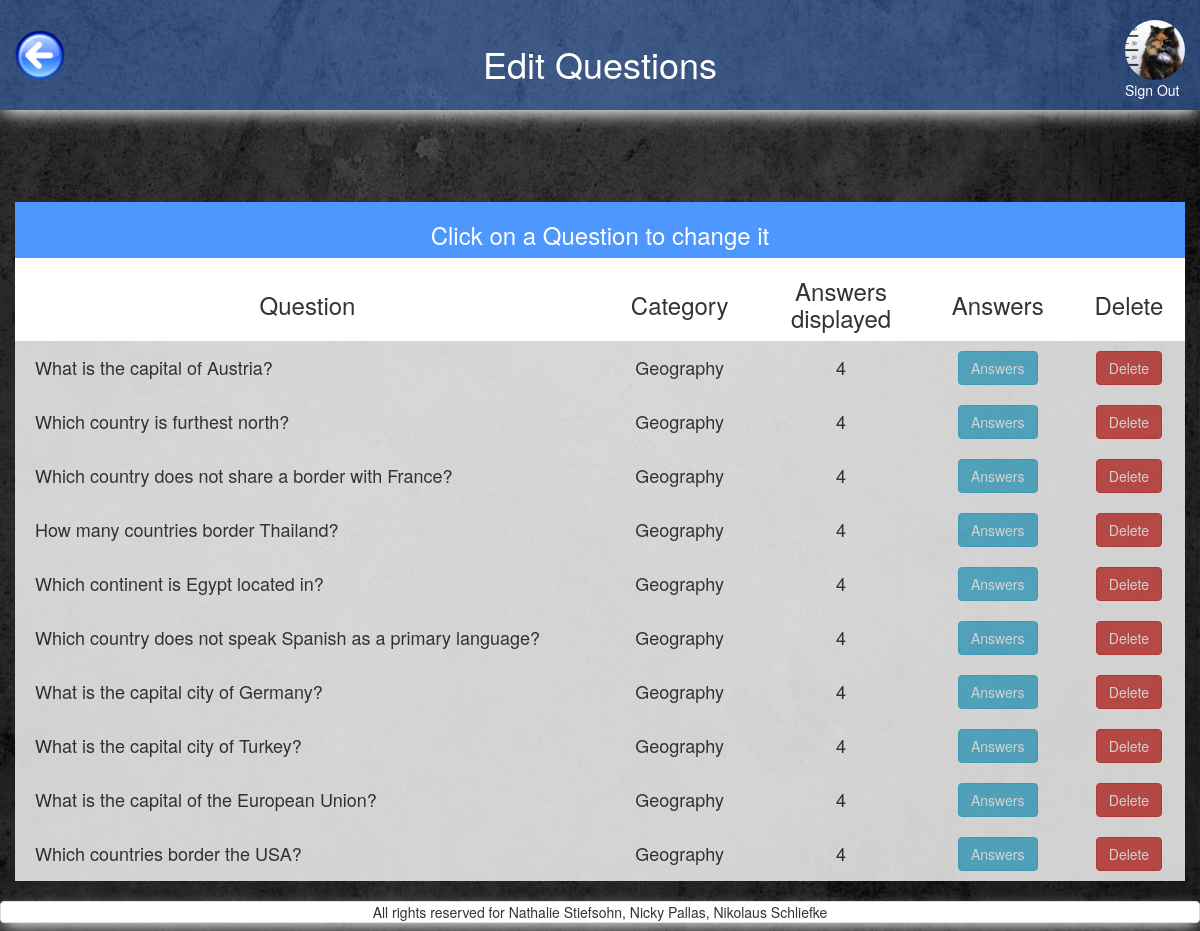
Before: /questions_of_category.php?category_selected=1 (signed in) with the older database file.
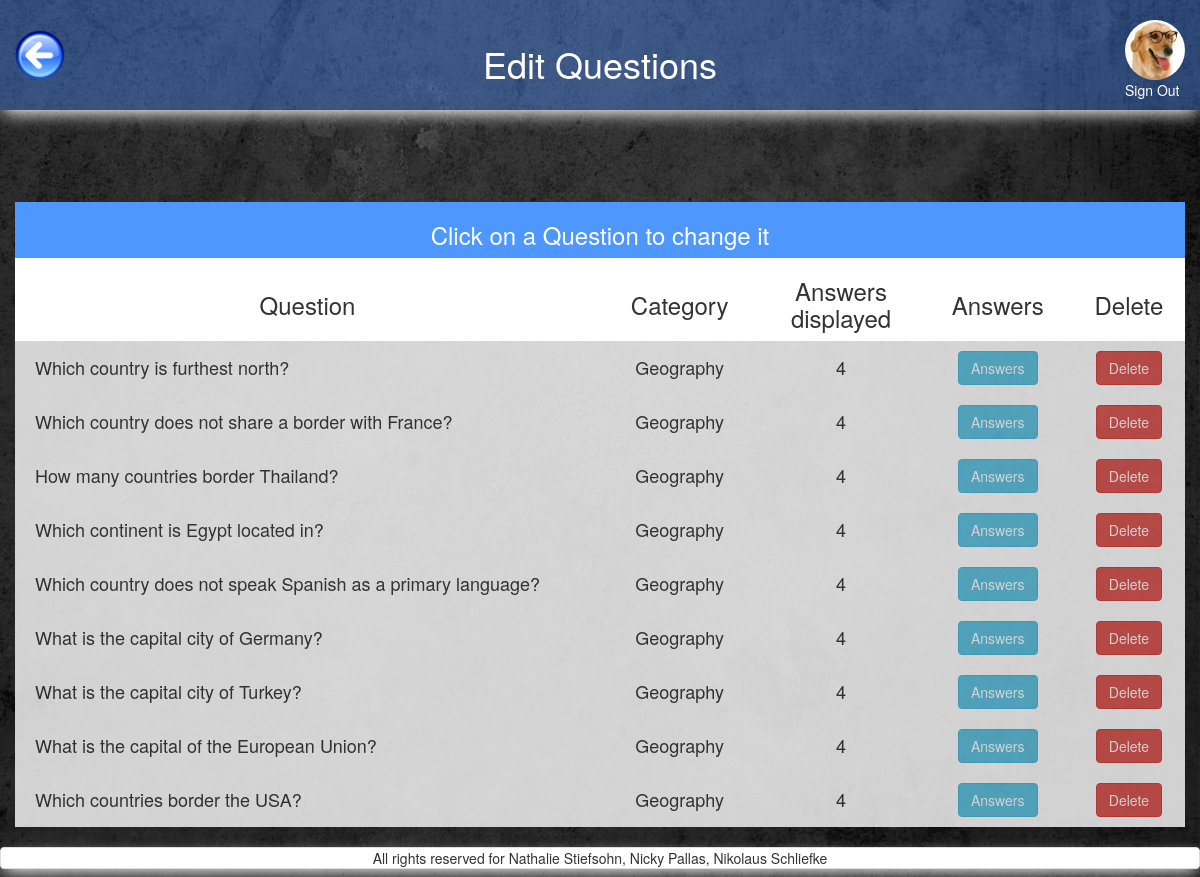
After: the same page with the newer database file.
### tables this page shows
CREATE TABLE `users` (
  `id` int(11) NOT NULL,
  `FK_avatars` int(11) NOT NULL,
  `nickname` varchar(255) NOT NULL,
  `email` varchar(255) NOT NULL,
  `password` varchar(255) NOT NULL,
  `first_name` varchar(255) NOT NULL,
  `family_name` varchar(255) NOT NULL,
  `date_of_birth` date NOT NULL DEFAULT '1993-07-30'
);

CREATE TABLE `avatars` (
  `id` int(11) NOT NULL,
  `location` varchar(255) NOT NULL
);

CREATE TABLE `questions` (
  `id` int(11) NOT NULL,
  `question` varchar(200) NOT NULL,
  `FK_categories` int(11) NOT NULL,
  `id_string` varchar(255) DEFAULT NULL,
  `answers_displayed` int(11) NOT NULL DEFAULT '4'
);

CREATE TABLE `categories` (
  `id` int(11) NOT NULL,
  `category` varchar(13) NOT NULL,
  `image` varchar(255) NOT NULL DEFAULT 'default.png',
  `amount_questions` int(11) NOT NULL DEFAULT '8',
  `tries` int(11) NOT NULL DEFAULT '5',
  `passed_at` decimal(3,2) NOT NULL DEFAULT '0.60'
);

### includes/start_session_admin.php (called while the page is built, shortened)
<?php
	require_once 'dbconnect.php';
$res=mysqli_query($con, "SELECT first_name, family_name, date_of_birth, nickname, users.id AS user_id, avatars.location AS avatar, avatars.id AS avatar_id, email FROM users
 	JOIN avatars ON users.FK_avatars=avatars.id
 	WHERE users.id=".$_SESSION['user']);
	 $userRow=mysqli_fetch_array($res);
	 $user_avatar = $userRow['avatar'];
?>

### query/questions_query.php (called while the page is built)
<?php
$query_all_questions = "
    SELECT
    	questions.id AS question_id,
        question,
        category,
        answers_displayed
    FROM `questions`
    JOIN  categories on categories.id = questions.fk_categories
    WHERE categories.id=".$category_id;
$res_all_questions = mysqli_query($con, $query_all_questions);
?>

### questions_of_category.php (the view, shortened to what this page needs)
<?php
require_once('includes/start_session_admin.php');
?>
<?php
	if(isset($_GET['category_selected'])){
		$category_id=$_GET['category_selected'];
	} else {
		header("Location: admin_all_questions.php");
	  	exit;
	}
 ?>
<!DOCTYPE html>
<html>
<head>
	<?php
require_once('includes/head_tag.php');
	?>
</head>
<body>
<div id="wrap">
  <div id="main" class="container-fluid clear-top">
	<header class="row shadow" id="header">
			<div class="col-xs-3">
				<a href="admin_all_questions.php">
					<img alt="back_button" src="pictures/back_button.png" id="back_button"/>
				</a>
			</div>
			<div class="col-xs-6 white text-center margin-top">
                <h1 class="heading_font">Edit Questions</h1>
            </div>
        <?php
        echo'
            <div class="col-xs-3">
                <a href="logout.php?logout" class="pull-right">
                    <img class="img-circle show_avatar border" src="'.$user_avatar.'" alt="avatar" id="avatar_img"><br>
                    Sign Out
                </a>
            </div>';
        ?>
	</header>
	<div class="row">
		<main class="col-xs-12">
			<section class="row">
				<div class="col-xs-12 text-center margin-top">
					<div class="row">
					<?php
					require 'includes/alert_box.php';
					 ?>
				<div class="col-xs-12 margin-top">
                        <table class="table-hover text-center" >
                            <thead>
                            	<tr id="first_row_table" class="white">
                                	<th colspan="5" class="text-center"><h3>Click on a Question to change it</h3></th>
                                </tr>
                                <tr id="white_background">
                                	<th class="text-center"><h3>Question</h3></th>
                                	<th class="text-center"><h3>Category</h3></th>
                                	<th class="text-center"><h3>Answers<br>displayed</h3></th>
                                    <th class="text-center"><h3>Answers</h3></th>
                                    <th class="text-center"><h3>Delete</h3></th>
                                </tr>
                            </thead>
                            <tbody>
                                 <?php
                        include ('query/questions_query.php');
			                while ($row_all_questions = mysqli_fetch_array($res_all_questions)){
			                    $category = $row_all_questions['category'];
			                    $question_id=$row_all_questions['question_id'];
			                    $question=$row_all_questions['question'];
			                    $answers_displayed=$row_all_questions['answers_displayed'];
                            echo '
								<a href="change_question.php?question_selected='.$question_id.'">
	                                <tr>
	                                    <td class="clickable-row text-left padding-left" data-href="change_question.php?question_selected='.$question_id.'"><h4>'.$question.'</h4></td>
	                                    <td class="clickable-row" data-href="change_question.php?question_selected='.$question_id.'"><h4>'.$category.'</h4></td>
	                                    <td class="clickable-row" data-href="change_question.php?question_selected='.$question_id.'"><h4>'.$answers_displayed.'</h4></td>
	                                    <td><h4><input class="btn btn-info btn-display_games" type="submit" data-href="answers_of_question.php?question_selected='.$question_id.'"  value="Answers"></h4></td>
	                                    <td><h4><input class="btn btn-danger btn-display_games" type="submit" data-href="questions_of_category.php?category_selected='.$category_id.'&question_selected='.$question_id.'"  value="Delete"></h4></td>
	                                </tr>
                                </a>
                                ';
                        }
                        ?>
                            </tbody>
                        </table>
                    </div>
			</section>
		</main>
	</div>
  </div>
</div>
	<?php
require_once('includes/footer.php');
	?>
</body>
</html>

Changed rows visible on the page:
removed questions: question "What is the capital of Austria?", FK_categories.category "Geography", answers_displayed "4"
changed users: FK_avatars.location: a different picture
